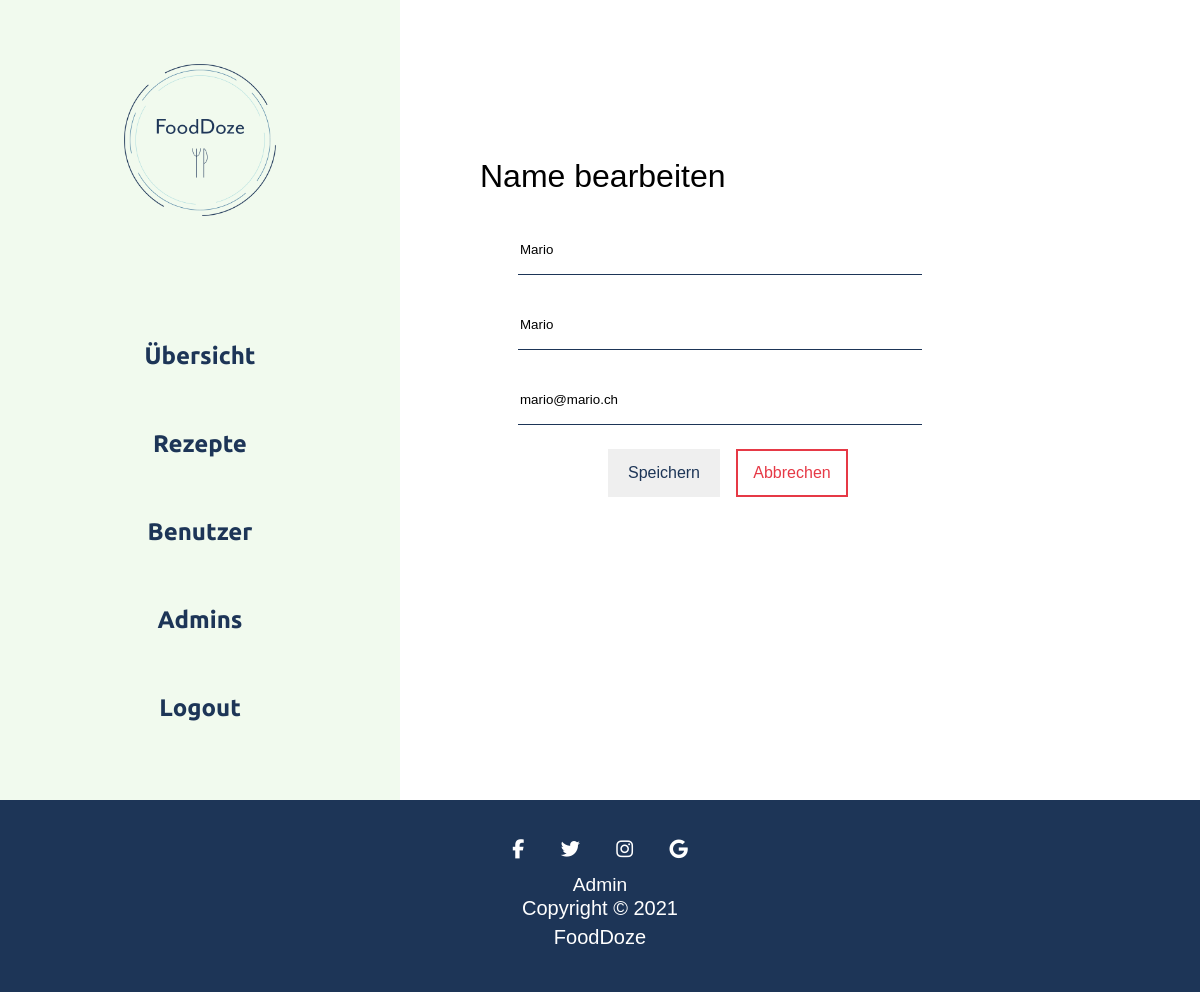
Page /admin/edit_benutzer.php?id=40 (signed in) on the committed database.
### tables this page shows
CREATE TABLE `clients` (
  `IDclient` int(11) NOT NULL,
  `client_name` varchar(45) DEFAULT NULL,
  `client_first_name` varchar(255) DEFAULT NULL,
  `client_email` varchar(45) DEFAULT NULL,
  `client_password` varchar(255) DEFAULT NULL
);

### admin/includes/functions.php (called while the page is built, shortened)
<?php
function decrypt($str) {
	$str = html_entity_decode($str);
	$str = htmlspecialchars_decode($str);
	return $str;
}
?>

### admin/edit_benutzer.php (the view, shortened to what this page needs)
<?php
require_once('includes/functions.php');
require_once('includes/mysql_connect.php');
$hasError = false;
$messages = array();
$id = $_GET["id"];
$query = "SELECT * FROM clients WHERE IDclient = ?";
$statement = mysqli_prepare($connection, $query);
mysqli_stmt_bind_param($statement, 'i', $id);
mysqli_stmt_execute($statement);
$result = mysqli_stmt_get_result($statement);
if (mysqli_num_rows($result) == 1) {
    while ($row = mysqli_fetch_assoc($result)) {
        $clients [] = [
            'nachname' => decrypt($row['client_name']),
            'vorname' => decrypt($row['client_first_name']),
            'email' => decrypt($row['client_email'])
        ];
    }
} else {
    die("Nutzer kann nicht gefunden werden.");
}
if (isset($_POST['speichern'])) {
    $nachname = desinfect($_POST['nachname']);
    $vorname = desinfect($_POST['vorname']);
    $email = validateEmail($_POST['email']);
    $nachnameVal = $nachname;
    $vornameVal = $vorname;
    $emailVal = $email;
    if (empty($nachname)) {
        $hasError = true;
        $messages [] = 'Bitte fülle das Feld Nachname aus!';
    } elseif (strlen($nachname) > 250) {
        $hasError = true;
        $messages [] = 'Feld darf nicht mehr als 250 Zeichen beinhalten.';
    }
    if (empty($vorname)) {
        $hasError = true;
        $messages [] = 'Bitte fülle das Feld Vorname aus!';
    } elseif (strlen($vorname) > 250) {
        $hasError = true;
        $messages [] = 'Feld darf nicht mehr als 250 Zeichen beinhalten.';
    }
    if (empty($email)) {
        $hasError = true;
        $messages[] = 'Email fehlt oder ist inkorrekt.';
    }
    if (!$hasError) {
        $queryUpdate = "UPDATE clients SET client_name=?, client_first_name=?, client_email=? WHERE IDclient=?";
        $stmt = mysqli_prepare($connection, $queryUpdate);
        mysqli_stmt_bind_param($stmt, 'sssi', $nachname, $vorname, $email, $id);
        if (!mysqli_stmt_execute($stmt)) {
            echo mysqli_stmt_error($stmt);
        } else {
            header("Location: benutzer.php?updated");
            $messages = 'Änderungen wurden gespeichert.';
            die();
        }
    }
} else {
    $nachnameVal = "";
    $vornameVal = "";
    $emailVal = "";
}
include('includes/html/header.php');
?>
<section class="admin-content">
    <div class="bearbeiten">
        <h1>Name bearbeiten</h1>
        </div>
        <?php foreach ($clients as $key => $value) { ?>
        <form method="post" class="erstellen-form">
            <input type="text" name="vorname" placeholder="Vorname" value="<?=$vornameVal ? $vornameVal : $value["vorname"]?>">
            <input type="text" name="nachname" placeholder="Nachame" value="<?=$nachnameVal ? $nachnameVal : $value["nachname"]?>">
            <input type="email" name="email" placeholder="Email" value="<?=$emailVal ? $emailVal : $value["email"]?>">
            <div class="buttons">
                <button class="speichern" type="speichern" name="speichern">Speichern</button>
                <button class="cancel" type="cancel" id="cancel" name="cancel"><a href="benutzer.php">Abbrechen</a></button>
            </div>
        </form>
        <?php } ?>
</section>
</section>
<?php
include('includes/html/footer.php');
?>

### css/style.css (style rules this page uses)
html, body, div, span, applet, object, iframe, h1, h2, h3, h4, h5, h6, p, blockquote, pre, a, abbr, acronym, address, big, cite, code, del, dfn, em, img, ins, kbd, q, s, samp, small, strike, sub, sup, tt, var, b, u, i, center, dl, dt, dd, ol, ul, li, fieldset, form, label, legend, table, caption, tbody, tfoot, thead, tr, th, td, article, aside, canvas, details, embed, figure, figcaption, footer, header, hgroup, menu, nav, output, ruby, section, summary, time, mark, audio, video { margin: 0; padding: 0; border: 0; font-size: 100%; font: inherit; vertical-align: baseline; }
article, aside, details, figcaption, figure, footer, header, hgroup, menu, nav, section { display: block; }
body { line-height: 1; font-family: 'mr-eaves-modern', sans-serif; overflow-x: hidden; }
.admin-content-wrapper .admin-content { display: -webkit-box; display: -ms-flexbox; display: flex; -webkit-box-orient: vertical; -webkit-box-direction: normal; -ms-flex-direction: column; flex-direction: column; -webkit-box-flex: 5; -ms-flex: 5; flex: 5; padding-left: 5rem; margin-bottom: 3rem; }
.admin-content-wrapper .admin-content h1 { font-size: 2rem; margin: 10rem 0 2rem 0; }
.admin-content-wrapper .admin-content form { display: -webkit-box; display: -ms-flexbox; display: flex; -webkit-box-orient: vertical; -webkit-box-direction: normal; -ms-flex-direction: column; flex-direction: column; width: 30rem; }
.admin-content-wrapper .admin-content form input { width: 25rem; height: 3rem; margin-bottom: 1.5rem; border: none; border-bottom: 1px solid #1D3557; }
.admin-content-wrapper .admin-content form input::placeholder { color: #1D3557; font-size: 1rem; }
.admin-content-wrapper .admin-content form button { width: 15rem; height: 3rem; border: none; font-size: 1rem; color: #1D3557; cursor: pointer; }
.admin-content-wrapper .admin-content .erstellen-form { display: -webkit-box; display: -ms-flexbox; display: flex; -webkit-box-align: center; -ms-flex-align: center; align-items: center; }
.admin-content-wrapper .admin-content .erstellen-form .buttons { display: -webkit-box; display: -ms-flexbox; display: flex; -webkit-box-orient: horizontal; -webkit-box-direction: normal; -ms-flex-direction: row; flex-direction: row; -webkit-box-pack: center; -ms-flex-pack: center; justify-content: center; width: 100%; margin-bottom: 3rem; }
.admin-content-wrapper .admin-content .erstellen-form .buttons button { width: 7rem; margin-left: 1rem; }
.admin-content-wrapper .admin-content .erstellen-form .buttons .cancel { background: white; border: #E63946 2px solid; }
.admin-content-wrapper .admin-content .erstellen-form .buttons .cancel a { text-decoration: none; color: #E63946; }

### rows in the picture
clients: vorname "Mario", nachname "Mario", email "mario@mario.ch"

### other values in the picture
$navitem['name'] "Übersicht"
$navitem['name'] "Rezepte"
$navitem['name'] "Benutzer"
$navitem['name'] "Admins"
$navitem['name'] "Logout"
